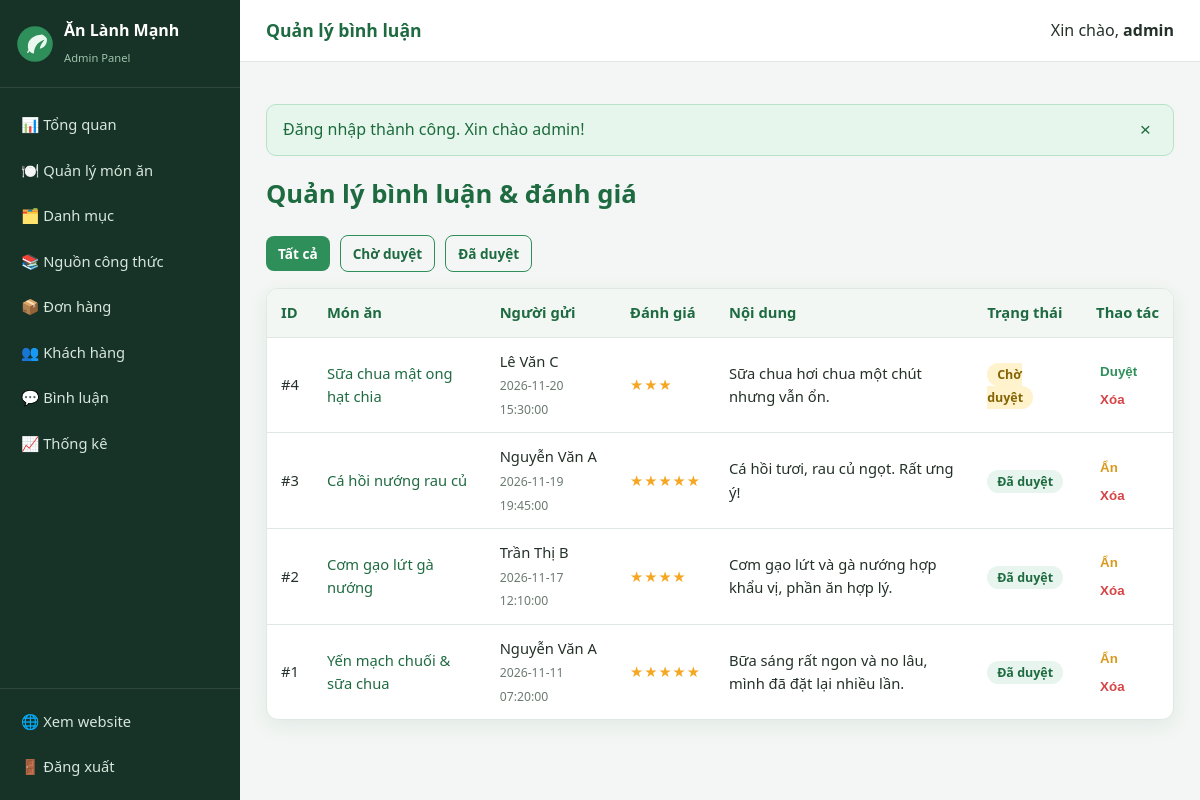
Page /admin/binhluan.php (signed in) on the committed database.
### tables this page shows
CREATE TABLE binh_luan (
    id INT AUTO_INCREMENT PRIMARY KEY,
    id_mon_an INT NOT NULL,
    id_nguoi_dung INT NOT NULL,
    danh_gia TINYINT NOT NULL DEFAULT 5,
    noi_dung TEXT NOT NULL,
    trang_thai TINYINT(1) NOT NULL DEFAULT 0,
    created_at TIMESTAMP DEFAULT CURRENT_TIMESTAMP,
    FOREIGN KEY (id_mon_an) REFERENCES mon_an(id) ON DELETE CASCADE,
    FOREIGN KEY (id_nguoi_dung) REFERENCES nguoi_dung(id) ON DELETE CASCADE
);

CREATE TABLE mon_an (
    id INT AUTO_INCREMENT PRIMARY KEY,
    ten VARCHAR(200) NOT NULL,
    slug VARCHAR(200) NOT NULL UNIQUE,
    id_danh_muc INT NOT NULL,
    id_nguon INT NOT NULL,
    mo_ta TEXT,
    nguyen_lieu TEXT,
    calo INT NOT NULL DEFAULT 0,
    protein DECIMAL(5,1) NOT NULL DEFAULT 0,
    carb DECIMAL(5,1) NOT NULL DEFAULT 0,
    fat DECIMAL(5,1) NOT NULL DEFAULT 0,
    gia DECIMAL(10,2) NOT NULL DEFAULT 0,
    hinh_anh VARCHAR(255) NOT NULL DEFAULT 'images/product/default.svg',
    trang_thai TINYINT(1) NOT NULL DEFAULT 1,
    luot_xem INT NOT NULL DEFAULT 0,
    created_at TIMESTAMP DEFAULT CURRENT_TIMESTAMP,
    FOREIGN KEY (id_danh_muc) REFERENCES danh_muc(id) ON DELETE CASCADE,
    FOREIGN KEY (id_nguon) REFERENCES nguon_cong_thuc(id) ON DELETE CASCADE
);

CREATE TABLE nguoi_dung (
    id INT AUTO_INCREMENT PRIMARY KEY,
    ho_ten VARCHAR(150) NOT NULL,
    email VARCHAR(150) NOT NULL UNIQUE,
    mat_khau VARCHAR(255) NOT NULL,
    gioi_tinh ENUM('nam','nu','khac') NOT NULL DEFAULT 'khac',
    tuoi INT NOT NULL DEFAULT 25,
    chieu_cao DECIMAL(5,2) NOT NULL DEFAULT 165.00,
    can_nang DECIMAL(5,2) NOT NULL DEFAULT 60.00,
    muc_do_hoat_dong ENUM('thap','trung_binh','cao') NOT NULL DEFAULT 'trung_binh',
    muc_tieu ENUM('giam_can','tang_can','duy_tri') NOT NULL DEFAULT 'duy_tri',
    dien_thoai VARCHAR(20) DEFAULT NULL,
    dia_chi TEXT,
    vai_tro ENUM('user','admin') NOT NULL DEFAULT 'user',
    trang_thai TINYINT(1) NOT NULL DEFAULT 1,
    created_at TIMESTAMP DEFAULT CURRENT_TIMESTAMP
);

### admin/binhluan.php (the view, shortened to what this page needs)
<?php
require_once __DIR__ . '/includes/auth.php';
$filter = $_GET['trang_thai'] ?? '';
$where = $filter === '0' ? 'WHERE bl.trang_thai = 0' : ($filter === '1' ? 'WHERE bl.trang_thai = 1' : '');
$rows = $pdo->query("
    SELECT bl.*, m.ten AS ten_mon, nd.ho_ten AS ten_nguoi
    FROM binh_luan bl
    JOIN mon_an m ON bl.id_mon_an = m.id
    JOIN nguoi_dung nd ON bl.id_nguoi_dung = nd.id
    $where
    ORDER BY bl.created_at DESC
")->fetchAll();
include __DIR__ . '/includes/header.php';
?>
<h1 class="admin-page-title">Quản lý bình luận & đánh giá</h1>
<div class="toolbar">
    <a href="binhluan.php" class="btn btn-sm <?= $filter === '' ? 'btn-primary' : 'btn-outline' ?>">Tất cả</a>
    <a href="binhluan.php?trang_thai=0" class="btn btn-sm <?= $filter === '0' ? 'btn-primary' : 'btn-outline' ?>">Chờ duyệt</a>
    <a href="binhluan.php?trang_thai=1" class="btn btn-sm <?= $filter === '1' ? 'btn-primary' : 'btn-outline' ?>">Đã duyệt</a>
</div>
<div class="table-wrap">
    <table>
        <thead><tr><th>ID</th><th>Món ăn</th><th>Người gửi</th><th>Đánh giá</th><th>Nội dung</th><th>Trạng thái</th><th>Thao tác</th></tr></thead>
        <tbody>
        <?php foreach ($rows as $r): ?>
            <tr>
                <td>#<?= (int)$r['id'] ?></td>
                <td><a href="../monan.php?id=<?= (int)$r['id_mon_an'] ?>" target="_blank"><?= e($r['ten_mon']) ?></a></td>
                <td><?= e($r['ten_nguoi']) ?><br><small style="color:var(--muted)"><?= e($r['created_at']) ?></small></td>
                <td><span class="stars"><?= str_repeat('★', (int)$r['danh_gia']) ?></span></td>
                <td style="max-width:340px"><?= nl2br(e($r['noi_dung'])) ?></td>
                <td><span class="pill" style="<?= (int)$r['trang_thai'] ? '' : 'background:#fff3cd;color:#856404' ?>"><?= (int)$r['trang_thai'] ? 'Đã duyệt' : 'Chờ duyệt' ?></span></td>
                <td>
                    <div class="action-links" style="flex-direction:column;gap:4px">
                        <?php if ((int)$r['trang_thai'] === 0): ?>
                            <form method="post" class="inline-form">
                                <button type="submit" style="color:var(--green)">Duyệt</button>
                            </form>
                        <?php else: ?>
                            <form method="post" class="inline-form">
                                <button type="submit" style="color:var(--warning)">Ẩn</button>
                            </form>
                        <?php endif; ?>
                        <form method="post" class="inline-form">
                            <button type="submit" data-confirm="Xóa bình luận này?">Xóa</button>
                        </form>
                    </div>
                </td>
            </tr>
        <?php endforeach; ?>
        </tbody>
    </table>
</div>
<?php include __DIR__ . '/includes/footer.php'; ?>

### admin/css/admin.css (style rules this page uses)
body { background: #f3f6f4; }
.admin-page-title { margin: 0 0 20px; font-size: 1.6rem; color: var(--green-dark); }
.action-links { display: flex; gap: 8px; white-space: nowrap; }

### css/style.css (style rules this page uses)
:root { --green: #2f8f5b; --green-dark: #1f6b41; --green-light: #e8f5ee; --orange: #e8833a; --text: #243129; --muted: #6b7b71; --bg: #f7faf8; --white: #fff; --border: #dfe8e2; --danger: #d64545; --warning: #d99a1c; --radius: 12px; --shadow: 0 6px 20px rgba(31, 107, 65, .08); }
* { box-sizing: border-box; }
html { scroll-behavior: smooth; }
body { margin: 0; font-family: "Segoe UI", Roboto, Helvetica, Arial, sans-serif; color: var(--text); background: var(--bg); line-height: 1.6; }
a { color: var(--green-dark); text-decoration: none; }
.btn { display: inline-block; border: 0; border-radius: 8px; cursor: pointer; padding: 10px 18px; font-size: .95rem; font-weight: 600; text-align: center; transition: .18s ease; font-family: inherit; }
.btn-sm { padding: 7px 12px; font-size: .85rem; }
.btn-primary { background: var(--green); color: #fff; }
.btn-outline { background: transparent; color: var(--green-dark); border: 1px solid var(--green); }
.pill { background: var(--green-light); color: var(--green-dark); border-radius: 999px; padding: 3px 10px; font-size: .78rem; font-weight: 600; }
.table-wrap { overflow-x: auto; background: #fff; border: 1px solid var(--border); border-radius: var(--radius); box-shadow: var(--shadow); }
table { width: 100%; border-collapse: collapse; }
th, td { padding: 12px 14px; text-align: left; border-bottom: 1px solid var(--border); font-size: .92rem; vertical-align: middle; }
th { background: #f2f7f4; color: var(--green-dark); font-weight: 700; white-space: nowrap; }
tr:last-child td { border-bottom: 0; }
.stars { color: #f5a623; letter-spacing: 1px; }
.inline-form { display: inline; }
.inline-form button { border: 0; background: none; color: var(--danger); cursor: pointer; font-weight: 600; padding: 4px; }
.toolbar { display: flex; gap: 10px; flex-wrap: wrap; align-items: center; margin-bottom: 16px; }

### rows in the picture
binh_luan: id "4", id_mon_an.ten "Sữa chua mật ong hạt chia", id_nguoi_dung.ho_ten "Lê Văn C", created_at "2026-11-20 15:30:00", danh_gia "★★★", noi_dung "Sữa chua hơi chua một chút nhưng vẫn ổn.", trang_thai "Chờ duyệt"
binh_luan: id "3", id_mon_an.ten "Cá hồi nướng rau củ", id_nguoi_dung.ho_ten "Nguyễn Văn A", created_at "2026-11-19 19:45:00", danh_gia "★★★★★", noi_dung "Cá hồi tươi, rau củ ngọt. Rất ưng ý!", trang_thai "Đã duyệt"
binh_luan: id "2", id_mon_an.ten "Cơm gạo lứt gà nướng", id_nguoi_dung.ho_ten "Trần Thị B", created_at "2026-11-17 12:10:00", danh_gia "★★★★", noi_dung "Cơm gạo lứt và gà nướng hợp khẩu vị, phần ăn hợp lý.", trang_thai "Đã duyệt"
binh_luan: id "1", id_mon_an.ten "Yến mạch chuối & sữa chua", id_nguoi_dung.ho_ten "Nguyễn Văn A", created_at "2026-11-11 07:20:00", danh_gia "★★★★★", noi_dung "Bữa sáng rất ngon và no lâu, mình đã đặt lại nhiều lần.", trang_thai "Đã duyệt"

### other values in the picture
$page_title "Quản lý bình luận"
$_SESSION['ho_ten'] "admin"
$f['message'] "Đăng nhập thành công. Xin chào admin!"
